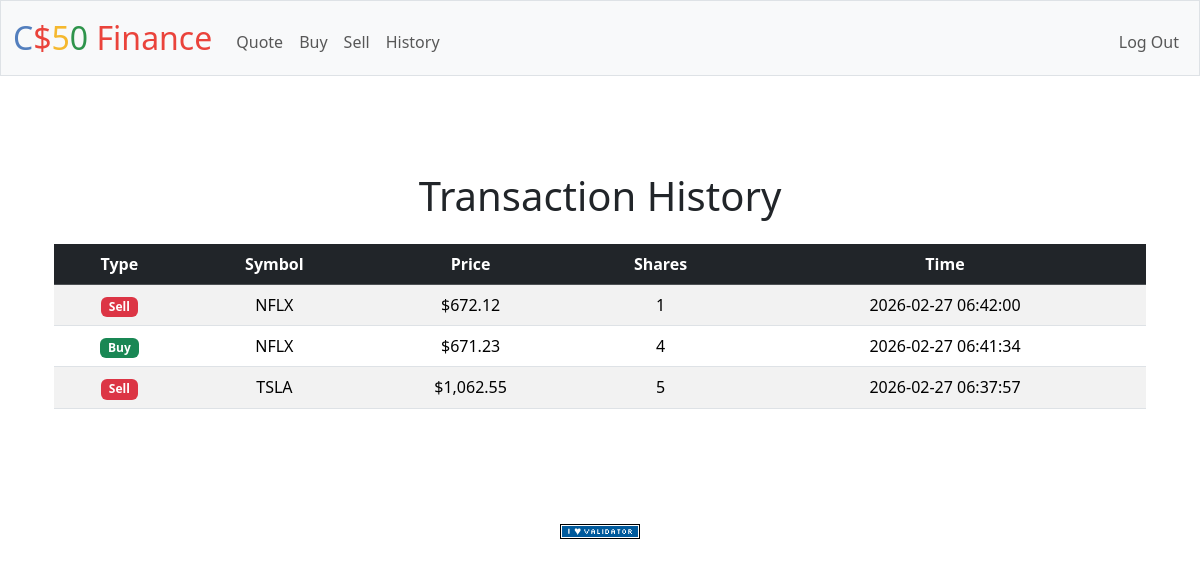
Screenshot of /history (signed in) with the database file from the repository.
### tables this page shows
CREATE TABLE purchases (
    id INTEGER PRIMARY KEY AUTOINCREMENT NOT NULL,
    user_id INTEGER NOT NULL,
    symbol TEXT NOT NULL,
    shares INTEGER NOT NULL,
    price NUMERIC NOT NULL,
    bought_at DATETIME NOT NULL DEFAULT CURRENT_TIMESTAMP,
    FOREIGN KEY (user_id) REFERENCES users(id)
);

### app.py (the view)
@app.route("/history")
@login_required
def history():
    user_id=session["user_id"]
    transactions=db.execute("SELECT symbol, price, shares, bought_at FROM purchases WHERE user_id = ? ORDER BY bought_at DESC",user_id)
    return render_template("history.html",transactions=transactions)

### app.py (called while the page is built)
@app.after_request
def after_request(response):
    response.headers["Cache-Control"] = "no-cache, no-store, must-revalidate"
    response.headers["Expires"] = 0
    response.headers["Pragma"] = "no-cache"
    return response

### helpers.py (called while the page is built)
def login_required(f):
    @wraps(f)
    def decorated_function(*args, **kwargs):
        if session.get("user_id") is None:
            return redirect("/login")
        return f(*args, **kwargs)
    return decorated_function

def usd(value):
    return f"${value:,.2f}"

### templates/history.html (shortened to what this page needs)
{% extends "layout.html" %}
{% block main %}
<div class="container py-5 text-center">
        <h1>Transaction History</h1>
        <table class="table table-striped table-hover mt-4">
            <thead class="table-dark">
                <tr>
                    <th>Type</th>
                    <th>Symbol</th>
                    <th>Price</th>
                    <th>Shares</th>
                    <th>Time</th>
                </tr>
            </thead>
            <tbody>
                {% for row in transactions %}
                <tr>
                    <td>
                        {% if row.shares > 0 %}
                            <span class="badge bg-success">Buy</span>
                        {% else %}
                            <span class="badge bg-danger">Sell</span>
                        {% endif %}
                    </td>
                    <td class="text-uppercase">{{ row.symbol }}</td>
                    <td>{{ row.price | usd }}</td>
                    <td>{{ row.shares | abs }}</td>
                    <td>{{ row.bought_at }}</td>
                </tr>
                {% endfor %}
            </tbody>
        </table>
    </div>
{% endblock %}

### templates/layout.html (shortened to what this page needs)
<!DOCTYPE html>
<html lang="en">
    <head>
        <link href="https://cdn.jsdelivr.net/npm/bootstrap@5.3.8/dist/css/bootstrap.min.css" rel="stylesheet">
        <link href="/static/styles.css" rel="stylesheet">
    </head>
    <body>
        <nav class="bg-light border navbar navbar-expand-md navbar-light">
            <div class="container-fluid">
                <a class="navbar-brand" href="/"><span class="blue">C</span><span class="red">$</span><span class="yellow">5</span><span class="green">0</span> <span class="red">Finance</span></a>
                <div class="collapse navbar-collapse" id="navbar">
                    {% if session["user_id"] %}
                        <ul class="navbar-nav me-auto mt-2">
                            <li class="nav-item"><a class="nav-link" href="/quote">Quote</a></li>
                            <li class="nav-item"><a class="nav-link" href="/buy">Buy</a></li>
                            <li class="nav-item"><a class="nav-link" href="/sell">Sell</a></li>
                            <li class="nav-item"><a class="nav-link" href="/history">History</a></li>
                        </ul>
                        <ul class="navbar-nav ms-auto mt-2">
                            <li class="nav-item"><a class="nav-link" href="/logout">Log Out</a></li>
                        </ul>
                    {% else %}
                        <ul class="navbar-nav ms-auto mt-2">
                            <li class="nav-item"><a class="nav-link" href="/register">Register</a></li>
                            <li class="nav-item"><a class="nav-link" href="/login">Log In</a></li>
                        </ul>
                    {% endif %}
                </div>
            </div>
        </nav>
        <main class="container py-5 text-center">
            {% block main %}{% endblock %}
        </main>
        <footer class="mb-5">
            <form action="https://validator.w3.org/check" class="text-center" enctype="multipart/form-data" method="post" target="_blank">
                <input alt="Validate" src="/static/I_heart_validator.png" type="image">
            </form>
        </footer>
    </body>
</html>

### static/styles.css (style rules this page uses)
nav .navbar-brand { font-size: xx-large; }
nav .navbar-brand .blue { color: #537fbe; }
nav .navbar-brand .red { color: #ea433b; }
nav .navbar-brand .yellow { color: #f5b82e; }
nav .navbar-brand .green { color: #2e944b; }

### rows the page displays
purchases: shows "Sell", symbol "NFLX", price "$672.12", shares|abs "1", bought_at "2026-02-27 06:42:00"
purchases: shows "Buy", symbol "NFLX", price "$671.23", shares|abs "4", bought_at "2026-02-27 06:41:34"
purchases: shows "Sell", symbol "TSLA", price "$1,062.55", shares|abs "5", bought_at "2026-02-27 06:37:57"
